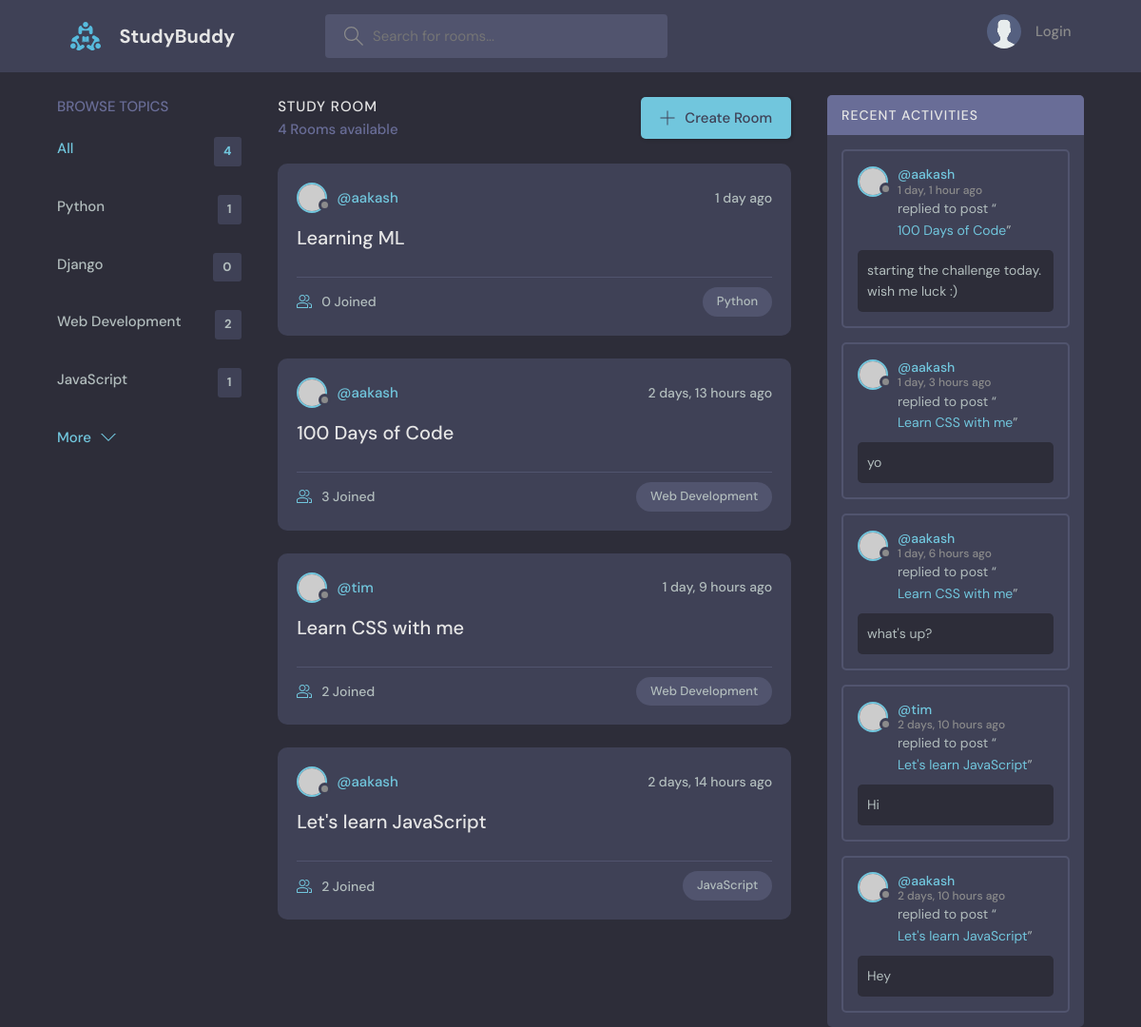
Before: / with the older database file.
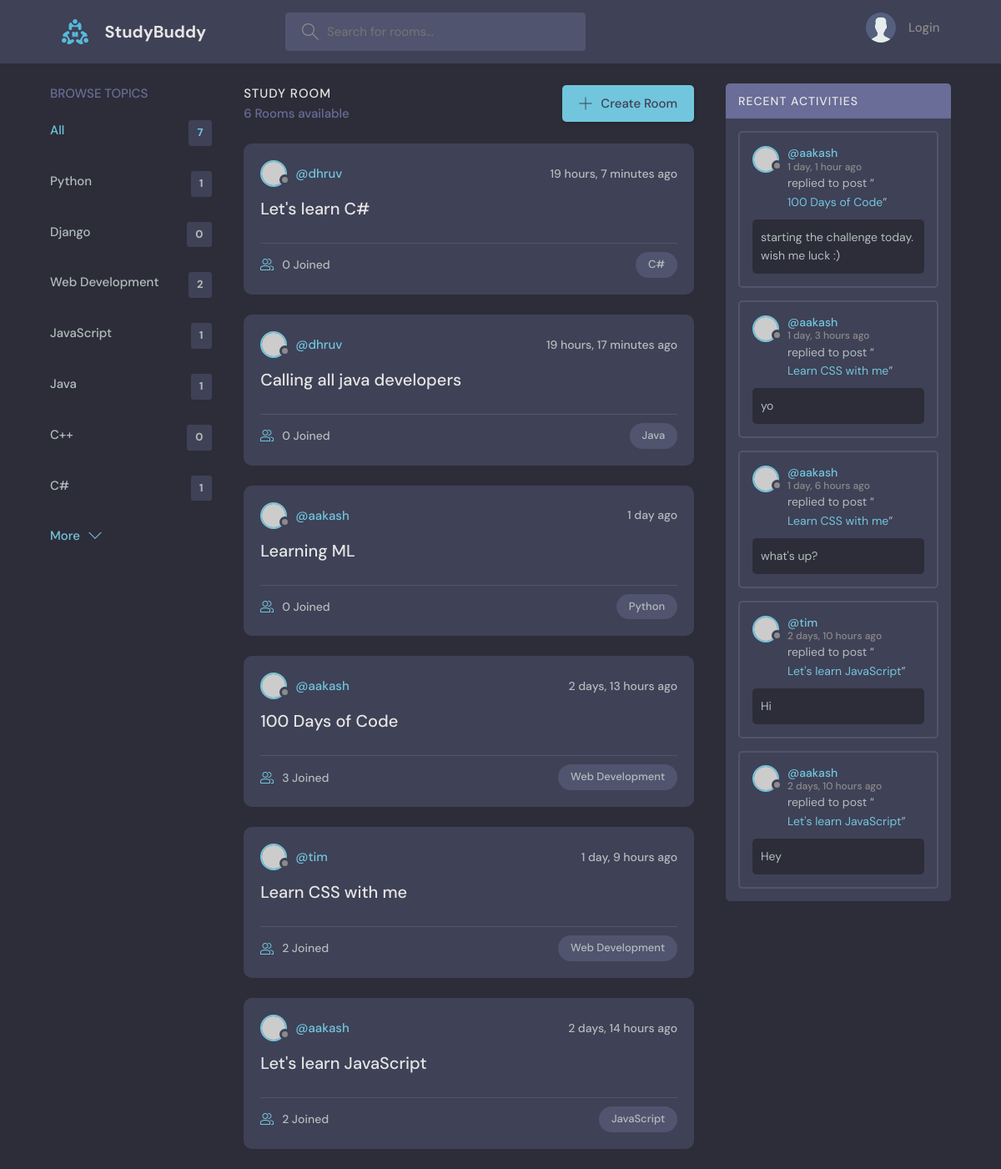
After: the same page with the newer database file.
### base/models.py (models this page shows, shortened)
class Topic(models.Model):
    name = models.CharField(max_length=200)

class Room(models.Model):
    host = models.ForeignKey(User, on_delete=models.SET_NULL, null=True)
    topic = models.ForeignKey(Topic, on_delete=models.SET_NULL, null=True)
    name = models.CharField(max_length = 200)
    description = models.TextField(null = True, blank = True)
    participants = models.ManyToManyField(User, related_name='participants', blank=True)
    updated = models.DateTimeField(auto_now=True)
    created = models.DateTimeField(auto_now_add=True)
    class Meta:
        ordering = ['-updated', '-created']
    def __str__(self):
        return self.name

class Message(models.Model):
    user = models.ForeignKey(User, on_delete=models.CASCADE)
    room = models.ForeignKey(Room, on_delete=models.CASCADE)
    body = models.TextField()
    updated = models.DateTimeField(auto_now=True)
    created = models.DateTimeField(auto_now_add=True)
    class Meta:
        ordering = ['-updated', '-created']

### base/views.py (the view)
# urls.py: path('', views.home, name="home"),
def home(request):
    q = request.GET.get('q') if request.GET.get('q') != None else ''
    rooms = Room.objects.filter(
        Q(topic__name__icontains=q) |
        Q(name__icontains=q) |
        Q(description__icontains=q)
    )
    topics = Topic.objects.all()
    rooms_count = rooms.count()
    room_messages = Message.objects.filter(Q(room__topic__name__icontains=q))
    context = {'rooms': rooms, 'topics': topics,
    'rooms_count': rooms_count, 'room_messages': room_messages}
    return render(request, 'base/home.html', context)

### base/templates/base/home.html (shortened to what this page needs)
{% extends 'main.html' %}
{% block content %}
<main class="layout layout--3">
  <div class="container">
    {% include 'base/topics_component.html' %}
    <div class="roomList">
      <div class="roomList__header">
        <div>
          <h2>Study Room</h2>
          <p>{{rooms_count}} Rooms available</p>
        </div>
        <a class="btn btn--main" href="{% url 'create-room' %}">
          <svg version="1.1" xmlns="http://www.w3.org/2000/svg" width="32" height="32" viewBox="0 0 32 32">
            <title>add</title>
            <path
              d="M16.943 0.943h-1.885v14.115h-14.115v1.885h14.115v14.115h1.885v-14.115h14.115v-1.885h-14.115v-14.115z"
            ></path>
          </svg>
          Create Room
        </a>
      </div>
      {% include 'base/feed_component.html' %}
    </div>
    {% include 'base/activity_component.html' %}
  </div>
</main>
{% endblock %}

### base/templates/base/topics_component.html
<div class="topics">
    <div class="topics__header">
      <h2>Browse Topics</h2>
    </div>
    <ul class="topics__list">
      <li>
        <a href="{% url 'home' %}" class="active">All <span>{{topics.count}}</span></a>
      </li>
      {% for topic in topics %}
      <li>
        <a href="{% url 'home' %}?q={{topic.name}}">{{topic.name}}<span>{{topic.room_set.all.count}}</span></a>
      </li>
      {% endfor %}
    </ul>
    <a class="btn btn--link" href="topics.html">
      More
      <svg version="1.1" xmlns="http://www.w3.org/2000/svg" width="32" height="32" viewBox="0 0 32 32">
        <title>chevron-down</title>
        <path d="M16 21l-13-13h-3l16 16 16-16h-3l-13 13z"></path>
      </svg>
    </a>
</div>

### base/templates/base/feed_component.html (shortened to what this page needs)
{%for room in rooms%}
<div class="roomListRoom">
    <div class="roomListRoom__header">
      <a href="{% url 'user-profile' room.host.id %}" class="roomListRoom__author">
        <div class="avatar avatar--small">
          <img src="https://randomuser.me/api/portraits/women/11.jpg" />
        </div>
        <span>@{{room.host.username}}</span>
      </a>
      <div class="roomListRoom__actions">
        <span>{{room.created | timesince}} ago</span>
      </div>
    </div>
    <div class="roomListRoom__content">
      <a href="{% url 'room' room.id %}">{{room.name}}</a>
    </div>
    <div class="roomListRoom__meta">
      <a href="{% url 'room' room.id %}" class="roomListRoom__joined">
        {{room.participants.all.count}} Joined
      </a>
      <p class="roomListRoom__topic">{{room.topic.name}}</p>
    </div>
  </div>
{% endfor %}

### base/templates/base/activity_component.html (shortened to what this page needs)
<div class="activities">
<div class="activities__header">
    <h2>Recent Activities</h2>
</div>
{% for message in room_messages %}
<div class="activities__box">
    <div class="activities__boxHeader roomListRoom__header">
    <a href="{% url 'user-profile' message.user.id %}" class="roomListRoom__author">
        <div class="avatar avatar--small">
        <img src="https://randomuser.me/api/portraits/men/37.jpg" />
        </div>
        <p>
        @{{message.user}}
        <span>{{message.created | timesince}} ago</span>
        </p>
    </a>
    </div>
    <div class="activities__boxContent">
    <p>replied to post “<a href="{% url 'room' message.room.id %}">{{message.room}}</a>”</p>
    <div class="activities__boxRoomContent">
        {{message.body}}
    </div>
    </div>
</div>
{% endfor %}
</div>

Changed rows visible on the page:
added Topic: name "Java", room_set.all.count "1"
added Topic: name "C++", room_set.all.count "0"
added Topic: name "C#", room_set.all.count "1"
added Room: host.username "dhruv", created "19 hours, 7 minutes", name "Let's learn C#", participants.all.count "0", topic.name "C#"
added Room: host.username "dhruv", created "19 hours, 17 minutes", name "Calling all java developers", participants.all.count "0", topic.name "Java"
Other visible differences:
{{ topics.count }}: "4" → "7"
{{ rooms_count }}: "4" → "6"
